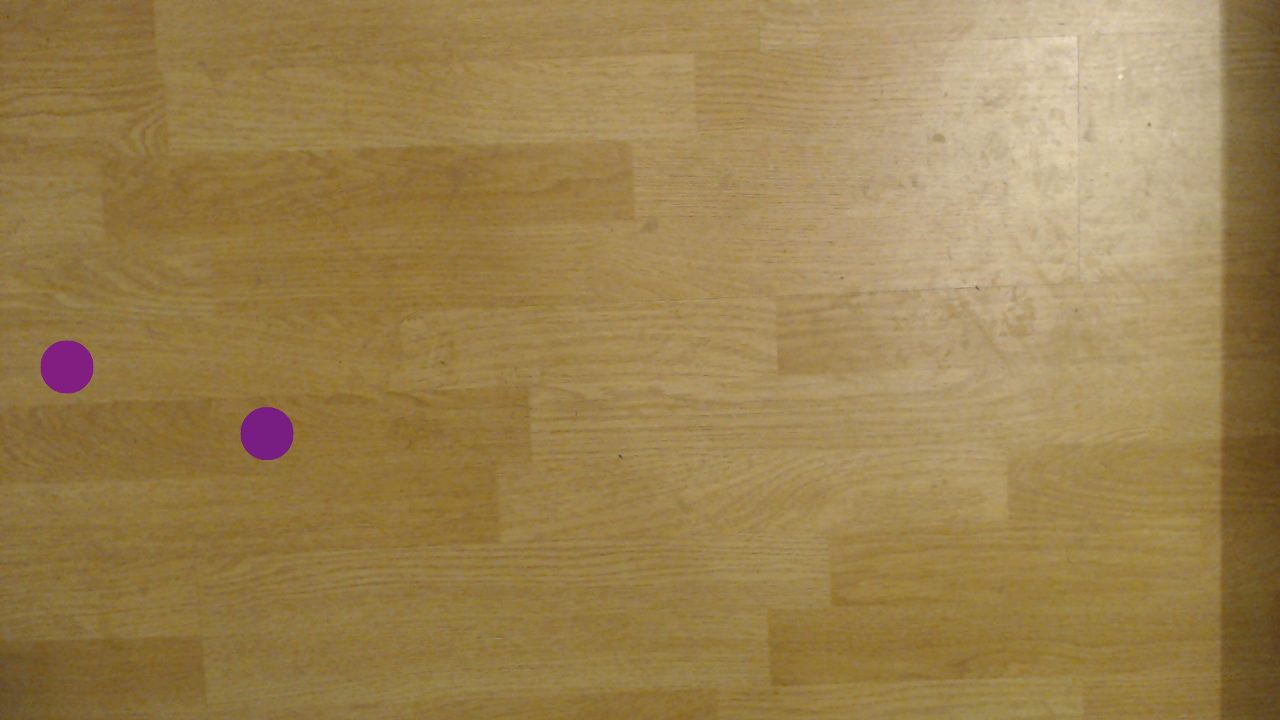
#> input picture lab05/sample01.tiff, 1280 x 720 px, given in place of the camera
$ python raske5.py
#> lines starting #> are read from the running program, lines starting #| are printed output that depends on the picture; after the words box and inside, x2 and y2 are one past the last pixel; in counts of white or black regions, pixels touching at a corner belong together
values = []
try:
    f = open("trackbar_defaults.txt")
#> (reads lab05/trackbar_defaults.txt from the repository)
    for i in f:
        values.append(i)
    f.close()
except IOError:
    values = [0,0,0,255,255,250]


#!/usr/bin/env python3
# -*- coding: utf-8 -*-

import numpy as np
import cv2
import time
lopp = 0

def updateValue(new_value):
    global lB
    lB = new_value
    return

def updateValue1(new_value):
    global lG
    lG = new_value
    return

def updateValue2(new_value):
    global lR
    lR = new_value
    return

def updateValue3(new_value):
    global hB
    hB = new_value
    return

def updateValue4(new_value):
    global hG
    hG = new_value
    return

def updateValue5(new_value):
    global hR
    hR = new_value
    return


updateValue(int(values[0]))
updateValue1(int(values[1]))
updateValue2(int(values[2]))
updateValue3(int(values[3]))
updateValue4(int(values[4]))
updateValue5(int(values[5]))

cv2.namedWindow('Aken')
blobparams = cv2.SimpleBlobDetector_Params()
blobparams.filterByArea = True
blobparams.filterByCircularity = False
blobparams.minDistBetweenBlobs = 800
blobparams.filterByInertia = False
blobparams.filterByConvexity = False
blobparams.minArea = 300
blobparams.maxArea = 1000000
detector = cv2.SimpleBlobDetector_create(blobparams)

cv2.createTrackbar("H", "Aken", lB, 255, updateValue)
cv2.createTrackbar("S", "Aken", lG, 255, updateValue1)
cv2.createTrackbar("V", "Aken", lR, 255, updateValue2)
cv2.createTrackbar("upperH", "Aken", hB, 255, updateValue3)
cv2.createTrackbar("upperS", "Aken", hG, 255, updateValue4)
cv2.createTrackbar("upperV", "Aken", hR, 255, updateValue5)


video_capture_device = cv2.VideoCapture(0)

while True:
  algus =  time.time()
  kulunud_aeg = algus - lopp
  fps  = 1 / kulunud_aeg
  lopp = algus
  Ret, frame = video_capture_device.read()
#> frame is the input picture: shape (720, 1280, 3); mean B, G, R 79.9, 129.6, 155.4
  frame = cv2.cvtColor(frame,cv2.COLOR_BGR2HSV)
#> frame: shape (720, 1280, 3); mean H, S, V 20.5, 128.1, 155.4
  lowerLimits = np.array([lB, lG, lR])
  upperLimits = np.array([hB, hG, hR])
  thresholded = cv2.inRange(frame, lowerLimits, upperLimits)
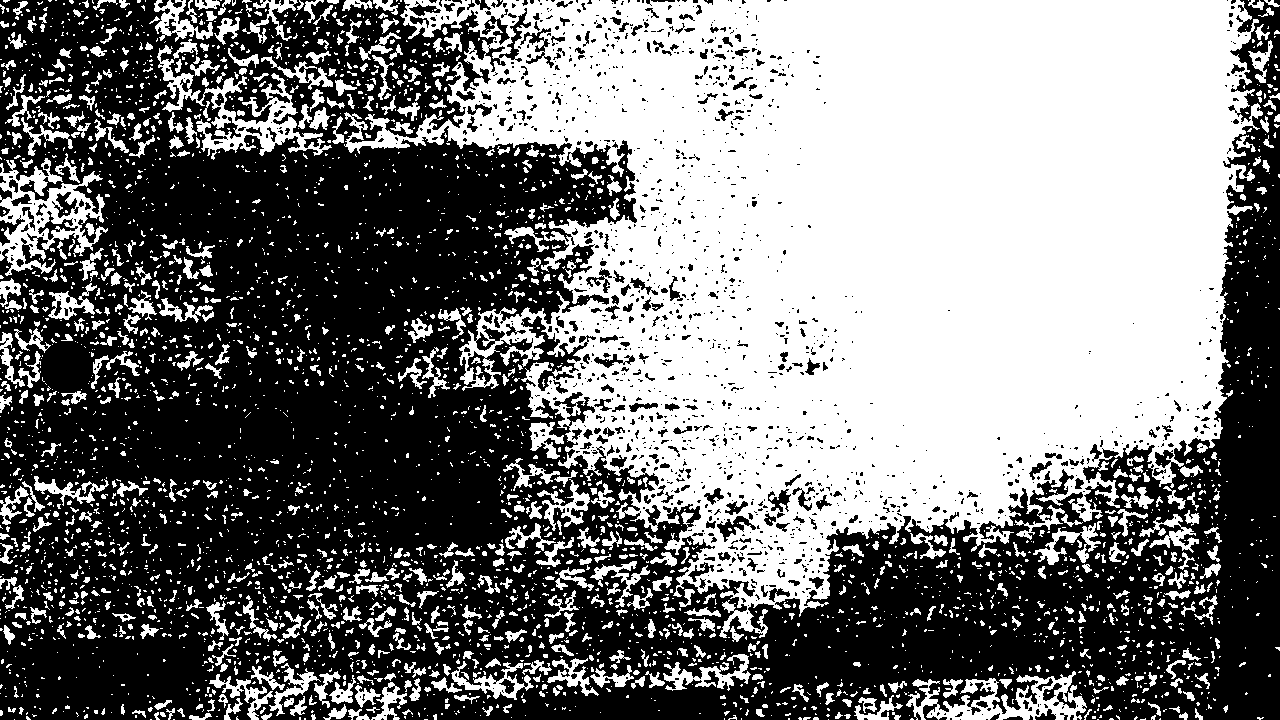
#> thresholded: shape (720, 1280); 47.7% white; 3717 white regions (2902 under 20 px), largest, box (x1, y1, x2, y2) and area: (344, 0, 1263, 638) 344496, (0, 158, 108, 276) 5030, (157, 45, 332, 160) 4509
  thresholded = cv2.bitwise_not(thresholded)


  outimage = cv2.bitwise_and(frame, frame, mask = thresholded)
#> outimage: shape (720, 1280, 3); mean H, S, V 11.2, 78.5, 74.5
  cv2.putText(outimage, str(int(fps)), (5, 30), cv2.FONT_HERSHEY_SIMPLEX, 1, (0, 255, 0), 2)
#> outimage: shape (720, 1280, 3); mean H, S, V 11.2, 78.5, 74.4
  keypoints = detector.detect(thresholded)
#> keypoints = 2 keypoints; (x, y, size): (1201, 312, 25.3), (373, 459, 24)
  obama = cv2.drawKeypoints(outimage, keypoints, np.array([]), (0,0,255), cv2.DRAW_MATCHES_FLAGS_DRAW_RICH_KEYPOINTS)
#> obama: shape (720, 1280, 3); mean H, S, V 11.2, 78.5, 74.5
  for i in range(len(keypoints)):
        nimi1 = "X = " + str(int(keypoints[i].pt[0])) + " Y= " + str(int(keypoints[i].pt[1]))
        cv2.putText(obama, nimi1, (int(keypoints[i].pt[0]),int(keypoints[i].pt[1])), cv2.FONT_HERSHEY_SIMPLEX, 2, (0, 255, 0), 2)
#> this loop made 2 passes
#> nimi1 on passes 1 to 2: 'X = 373 Y= 458', 'X = 1200 Y= 311'
#> obama: shape (720, 1280, 3); mean H, S, V 11.1, 79.2, 74.3

  cv2.imshow('Processe2d', obama)

  if cv2.waitKey(1) & 0xFF == ord('q'):
#> (key q is pressed here)
    break


f = open("trackbar_defaults.txt","w+")
values = [lB,lG,lR,hB,hG,hR]
for i in values:
    f.write(str(i))
    f.write("\n")
f.close()


print('closing program')
video_capture_device.release()
cv2.destroyAllWindows()
